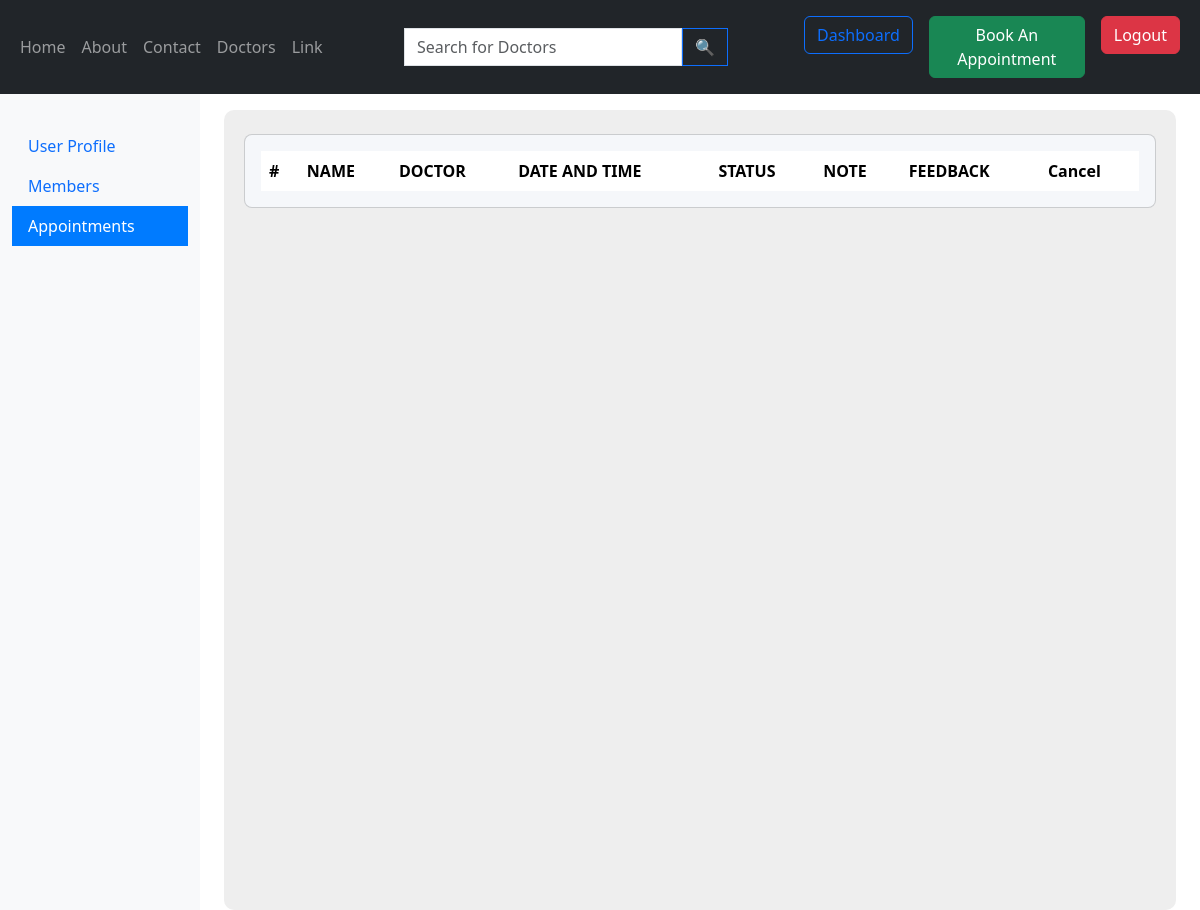
The page /patient-dashboard/?fieldselected=3 (signed in) on the database as committed earlier.
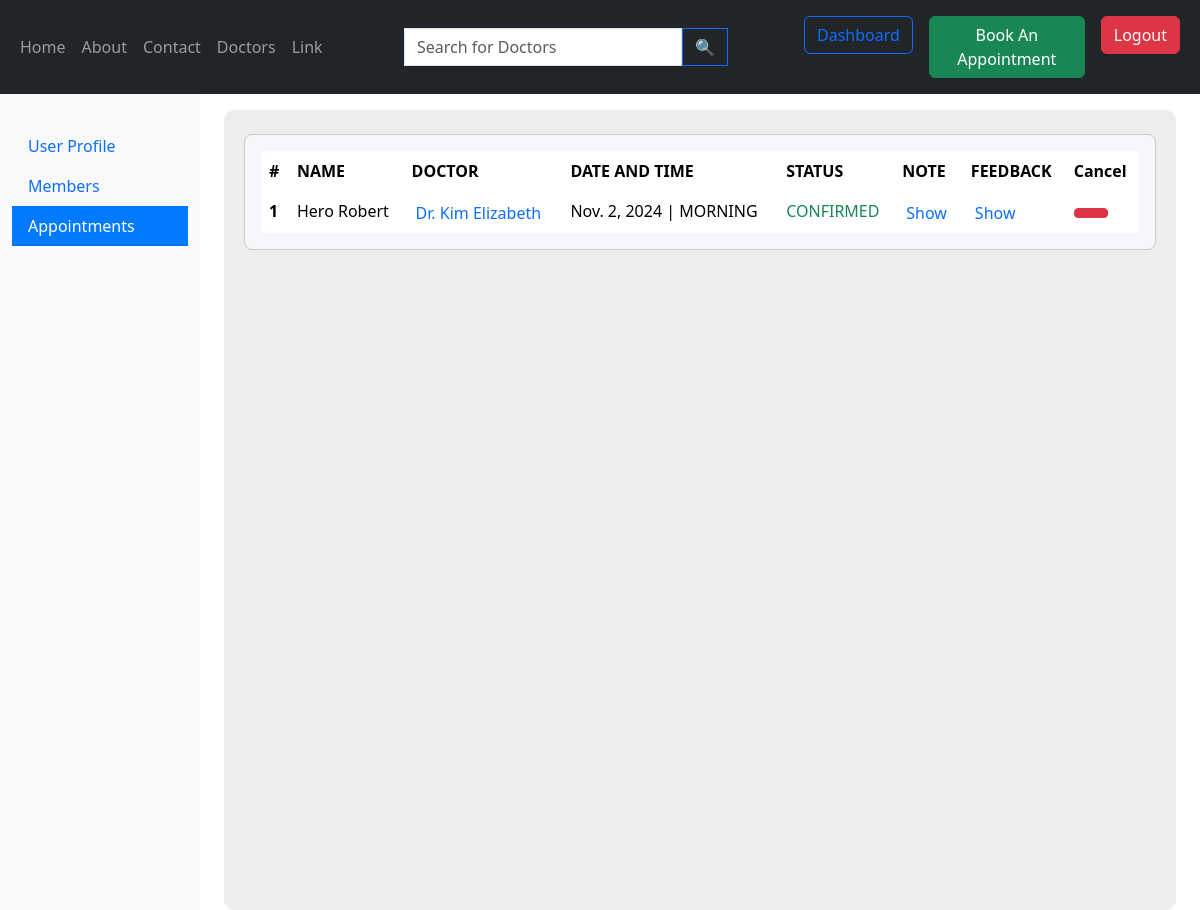
The same page on the database as committed later.
### appointment/models.py (models this page shows)
class Appointment(models.Model):
  patient= models.ForeignKey(Patient, on_delete=models.CASCADE, null=True)
  date = models.DateField(null=True, blank=True)
  slot= models.ForeignKey(AppointmentSlot, on_delete= models.CASCADE)
  stat= models.CharField(max_length= 20, choices=[('CONFIRMED', 'Confirmed'), ('CANCELLED', 'Cancelled'), ('COMPLETED','Completed')], default= 'CONFIRMED')
  paid= models.CharField(max_length= 5, choices=[('YES', 'Yes'), ('NO','No')],default='NO')
  booking_time= models.DateTimeField(auto_now=True)
  feedback= models.TextField(blank=True,null=True)
  doctorsnote= models.TextField(default='',blank=True,null=True)

### patient/models.py (models this page shows, shortened)
class Patient(models.Model):
  user= models.ForeignKey(User, on_delete= models.CASCADE)
  first_name= models.CharField(max_length= 255)
  last_name= models.CharField(max_length= 255, blank= True, null= True)
  dob= models.DateField(default= None)
  sex= models.CharField(max_length= 10, choices= [('MALE', 'Male'), ('FEMALE', 'Female'), ('OTHER', 'Other')], default= 'FEMALE')

### doctor/models.py (models this page shows, shortened)
class AppointmentSlot(models.Model):
    doctor = models.ForeignKey(Doctor, on_delete=models.CASCADE)
    day_of_week = models.CharField(
        max_length=10,
        choices=[
            ('MONDAY', 'Monday'), ('TUESDAY', 'Tuesday'), ('WEDNESDAY', 'Wednesday'),
            ('THURSDAY', 'Thursday'), ('FRIDAY', 'Friday'), ('SATURDAY', 'Saturday'), ('SUNDAY', 'Sunday')
        ]
    )
    session = models.CharField(
        max_length=10,
        choices=[
            ('MORNING', 'Morning'), ('AFTERNOON', 'Afternoon'), ('EVENING', 'Evening')
        ]
    )
    max_bookings = models.PositiveIntegerField(default=10)
    class Meta:
        unique_together = ('doctor', 'day_of_week', 'session')
        ordering = ['doctor', 'day_of_week', 'session']

class Doctor(models.Model):
  user= models.OneToOneField(User, on_delete= models.CASCADE,default=1)
  dob= models.DateField(default= None)
  sex= models.CharField(max_length= 10, choices= [('MALE', 'Male'), ('FEMALE', 'Female'), ('OTHER', 'Other')], default= 'FEMALE')
  department = models.ManyToManyField(Department)
  specialization = models.TextField(blank= True, null= True)
  dayofstarting= models.DateField(auto_now= True)
  avatar=models.ImageField(default="default_doctor_image.jpeg")
  Bio=models.TextField(default="",blank= True, null= True)
  Awards=models.TextField(default="",blank= True, null= True)

### patient/views.py (the view)
# urls.py: path('patient-dashboard/', patient_db, name="patient_db"),
@login_required(login_url='/login/')
def patient_db(request):
  sidefields= ['User Profile', 'Members', 'Appointments']
  chosenfield= 1
  context= {
    'sidefields': sidefields,
    'chosenfield': 1,
    'userInfo': UserInfo.objects.filter(user= request.user)[0],
    'patients': Patient.objects.filter(user= request.user).order_by('first_name','last_name'),
    'appointments': Appointment.objects.filter(patient__user= request.user).order_by('-date')
  }
  if not request.GET.get('fieldselected') == None:
    information=request.GET
    chosenfield=int(information.get('fieldselected')[0])
    context['chosenfield']= chosenfield
    templte="field"+chr(chosenfield + 48)+".html"
    return render(request, templte, context)
  templte="field"+chr(chosenfield + 48)+".html"
  return render(request, templte, context)

### patient/templates/field3.html (shortened to what this page needs)
{% extends "patientdashboard.html" %}
{% block fieldinfo %}
<section class="intro" style="background-color: #eee; border-radius: 10px;">
  <div class="bg-image h-100 py-4 px-2">
    <div class="mask d-flex align-items-start h-100">
      <div class="container">
        <div class="row justify-content-center">
          <div class="col-12">
            <div class="card shadow-2-strong" style="background-color: #f5f7fa;">
              <div class="card-body">
                <div class="table-responsive">
                  <table class="table table-borderless mb-0">
                    <thead>
                      <tr>
                        <th scope="col">#</th>
                        <th scope="col">NAME</th>
                        <th scope="col">DOCTOR</th>
                        <th scope="col">DATE AND TIME</th>
                        <th scope="col">STATUS</th>
                        <th scope="col">NOTE</th>
                        <th scope="col">FEEDBACK</th>
                        <th scope="col">Cancel</th>
                      </tr>
                    </thead>
                    <tbody>
                      {% for appointment in appointments %}
                        <tr>
                          <th scope="row">{{forloop.counter}}</th>
                          <td>{{appointment.patient.first_name}} {{appointment.patient.last_name}}</td>
                          <td><a class="btn btn-outline-primary border-0 px-1 py-0 m-0" href="{% url 'doctor-profile' pk=appointment.slot.doctor.id %}">Dr. {{appointment.slot.doctor.user.first_name}} {{appointment.slot.doctor.user.last_name}}</a></td>
                          <td>{{appointment.date}} | {{appointment.slot.session}}</td>
                          <td class="{% if appointment.stat == 'CONFIRMED' %} text-success
                                     {% elif appointment.stat == 'CANCELLED' %} text-danger
                                     {% endif %}">{{appointment.stat}}</td>
                          <td>
                            <a href="{% url 'doctorsnote' apt_id=appointment.id %}" class="btn btn-outline-primary border-0 px-1 py-0 m-0">Show</a>
                          </td>
                          <td>
                            <a href="" class="btn btn-outline-primary border-0 px-1 py-0 m-0">Show</a>
                          </td>
                          <td>
                            <button type="button" class="btn btn-danger btn-sm px-3">
                            </button>
                          </td>
                        </tr>
                      {% endfor %}
                    </tbody>
                  </table>
                </div>
              </div>
            </div>
          </div>
        </div>
      </div>
    </div>
  </div>
</section>
{% endblock %}

Rows that differ between the two databases and show on the page:
added Appointment: patient.first_name "Hero", patient.last_name "Robert", slot.doctor.user.first_name "Kim", slot.doctor.user.last_name "Elizabeth", date "Nov. 2, 2024", slot.session "MORNING", stat "CONFIRMED"
